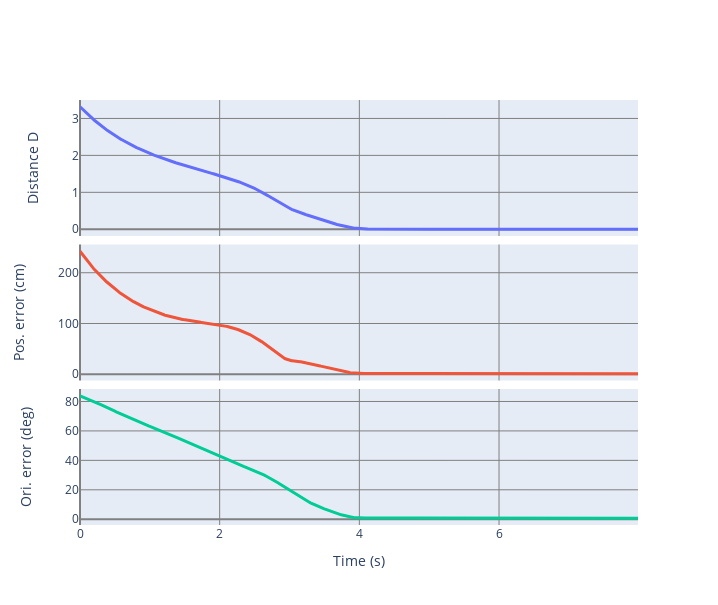

Notebook code cell kept with this figure:
### Markdown cell above
# Plot the results

We will use Plotly to visualize the distance function (along with more intuitive representations of position and orientation errors) and the system trajectory, as shown in the paper.

## Distance plot:

<div style="background-color: #282c34; color: #98c329; padding: 10px; border-radius: 5px;">
⚠️ <b>Editable Section:</b> Feel free to modify the cell below.
</div>

### Code cell
import plotly.graph_objects as go
from plotly.subplots import make_subplots

closest_points = nearest_point_hist
states = H_hist
distances = distance_hist

ori_errs = []
pos_errs = []
# Compute the distance, position error, and orientation error
for closest_point, state in zip(closest_points, states):
    p_near = closest_point[:3, 3]
    ori_near = closest_point[:3, :3]
    p_curr = state[:3, 3]
    ori_curr = state[:3, :3]
    pos_errs.append(np.linalg.norm(p_near - p_curr) * 100)
    trace_ = np.trace(ori_near @ np.linalg.inv(ori_curr))
    acos = np.arccos((trace_ - 1) / 2)
    # checks if acos is nan
    if np.isnan(acos):
        acos = 0
    ori_errs.append(acos * 180 / np.pi)

# Create a figure with three plots, one above another. First the distance, 
# then position error, and the orientation error
time_vec = np.arange(0, len(pos_errs) * dt, dt)
fig = make_subplots(rows=3, cols=1, shared_xaxes=True, vertical_spacing=0.02)
fig.add_trace(go.Scatter(x=time_vec, y=distances, showlegend=False, line=dict(width=3)), row=1, col=1)
fig.add_trace(go.Scatter(x=time_vec, y=pos_errs, showlegend=False, line=dict(width=3)), row=2, col=1)
fig.add_trace(go.Scatter(x=time_vec, y=ori_errs, showlegend=False, line=dict(width=3)), row=3, col=1)
fig.update_xaxes(title_text="Time (s)", gridcolor='gray', zerolinecolor='gray', row=3, col=1)
fig.update_xaxes(title_text="", gridcolor='gray', zerolinecolor='gray', row=1, col=1)
fig.update_xaxes(title_text="", gridcolor='gray', zerolinecolor='gray', row=2, col=1)
fig.update_yaxes(title_text="Distance D", gridcolor='gray', zerolinecolor='gray', 
                 row=1, col=1, title_standoff=30)
fig.update_yaxes(title_text="Pos. error (cm)", gridcolor='gray', zerolinecolor='gray', 
                 row=2, col=1, title_standoff=30)
fig.update_yaxes(title_text="Ori. error (deg)", gridcolor='gray', zerolinecolor='gray', 
                 row=3, col=1, title_standoff=30)

fig.update_layout(width=718.110, height=605.9155)
fig.show()

### Figure 1 — Plotly figure (JSON) as saved in the notebook; plotly's stock layout.template omitted (floating-point values rounded to 4 significant figures; data arrays with more than 128 entries replaced by an {"elided": "..."} marker saying what was removed)
{"data": [{"line": {"width": 3}, "showlegend": false, "type": "scatter", "x": {"elided": "800 float values"}, "xaxis": "x", "y": {"elided": "800 float values"}, "yaxis": "y"}, {"line": {"width": 3}, "showlegend": false, "type": "scatter", "x": {"elided": "800 float values"}, "xaxis": "x2", "y": {"elided": "800 float values"}, "yaxis": "y2"}, {"line": {"width": 3}, "showlegend": false, "type": "scatter", "x": {"elided": "800 float values"}, "xaxis": "x3", "y": {"elided": "800 float values"}, "yaxis": "y3"}], "layout": {"height": 605.9, "width": 718.1, "xaxis": {"anchor": "y", "domain": [0, 1], "gridcolor": "gray", "matches": "x3", "showticklabels": false, "title": {"text": ""}, "zerolinecolor": "gray"}, "xaxis2": {"anchor": "y2", "domain": [0, 1], "gridcolor": "gray", "matches": "x3", "showticklabels": false, "title": {"text": ""}, "zerolinecolor": "gray"}, "xaxis3": {"anchor": "y3", "domain": [0, 1], "gridcolor": "gray", "title": {"text": "Time (s)"}, "zerolinecolor": "gray"}, "yaxis": {"anchor": "x", "domain": [0.68, 1], "gridcolor": "gray", "title": {"standoff": 30, "text": "Distance D"}, "zerolinecolor": "gray"}, "yaxis2": {"anchor": "x2", "domain": [0.34, 0.66], "gridcolor": "gray", "title": {"standoff": 30, "text": "Pos. error (cm)"}, "zerolinecolor": "gray"}, "yaxis3": {"anchor": "x3", "domain": [0, 0.32], "gridcolor": "gray", "title": {"standoff": 30, "text": "Ori. error (deg)"}, "zerolinecolor": "gray"}}}
